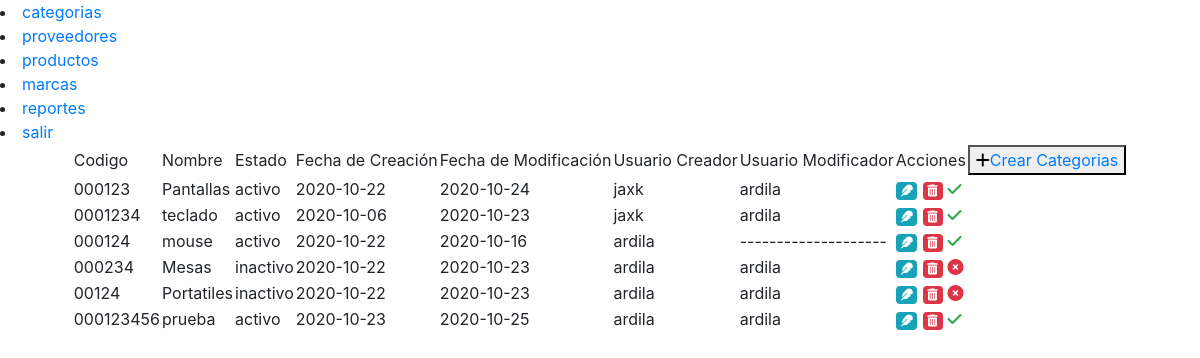
/codigo/pre_consultar_categorias.php (signed in), run on an earlier commit of the app's database.
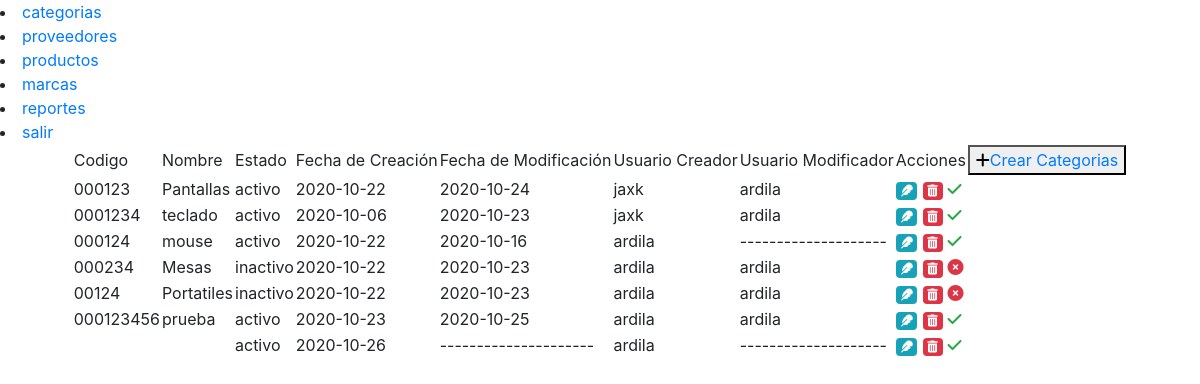
And on a later commit of the database.
### tables this page shows
CREATE TABLE IF NOT EXISTS `categorias` (
  `id_categorias` int(5) NOT NULL AUTO_INCREMENT,
  `codigo_categoria` varchar(15) NOT NULL,
  `fecha_creacion` date NOT NULL,
  `fecha_modificacion` date DEFAULT NULL,
  `usuario_modificacion` varchar(10) NOT NULL,
  `descripcion` varchar(100) NOT NULL,
  `usuario_creacion` varchar(10) NOT NULL,
  `fk_id_estado` varchar(5) NOT NULL,
  PRIMARY KEY (`id_categorias`)
);

### codigo/pre_consultar_categorias.php (the view, shortened to what this page needs)
<!DOCTYPE html>
<html lang="en">
<head>
</head>
<body>
   <div id="banner">
    <?php
    include("banner_admin.php");
    ?>
   </div>
   <div id="body" align="center">
    <table>
    <tr>
        <td>Codigo</td>
        <td>Nombre</td>
        <td>Estado</td>
        <td>Fecha de Creaci&oacute;n</td>
        <td>Fecha de Modificaci&oacuten</td>
        <td>Usuario Creador</td>
        <td>Usuario Modificador</td>
        <td colspan="3">Acciones</td>
        <td><button type="submit"><i class="fas fa-plus"></i><a href="pre_crear_categorias.php">Crear Categorias</a></button></td>
    </tr>
    <?php
    include("conexion.php");
    $consulta="SELECT * FROM categorias";
    if(!$resultado=$db->query($consulta)){
    die('hay un error con la consulta o los datos no existen vuelve a comprobar !!![' . $db->error . ']');
    }
    while($fila=$resultado->fetch_assoc()){
        $bcodigo=stripslashes($fila['codigo_categoria']);
        $bdescripcion=stripslashes($fila['descripcion']);
        $bfecha_creacion=stripslashes($fila['fecha_creacion']);
        $bfecha_modificacion=stripslashes($fila['fecha_modificacion']);
        $busuario_modificacion=stripslashes($fila['usuario_modificacion']);
        $busuario_creacion=stripslashes($fila['usuario_creacion']);
        $bfk_id_estado=stripslashes($fila['fk_id_estado']);
        $bid_categorias=stripslashes($fila['id_categorias']);
        if($bfk_id_estado=="1"){
            $bfk_id_estado='activo';
        }
        if($bfk_id_estado=="2"){
            $bfk_id_estado='inactivo';
        }
        if($bfecha_modificacion==""){
            $bfecha_modificacion="---------------------";
        }
        if($busuario_modificacion==""){
            $busuario_modificacion="--------------------";
        }
        echo "<tr>";
        echo "<td class='id_cat'>$bcodigo</td>";
        echo "<td>$bdescripcion</td>";
        echo "<td>$bfk_id_estado</td>";
        echo "<td>$bfecha_creacion</td>";
        echo "<td>$bfecha_modificacion</td>";
        echo "<td>$busuario_creacion</td>";
        echo "<td>$busuario_modificacion</td>";
        ?>
        <td>
            <a href="#" class="badge badge-info act_btn" cat="<?php echo $bid_categorias; ?>"><i class="fas fa-feather"></i></a>
        </td>
        <td>
            <a href="#" class="badge badge-danger delete_btn"><i class="fas fa-trash-alt"></i></a>
        </td>
        <?php
        if($bfk_id_estado=="activo"){
            echo "<td><a href='neg_cambiar_estado_cat.php?id=$bid_categorias'><i class='fas fa-check text-success'></i></a></td>";
        }
        if($bfk_id_estado=="inactivo"){
            echo "<td><a href='neg_cambiar_estado_cat.php?id=$bid_categorias'><i class='fas fa-times-circle text-danger'></i></a></td>";
        }
        echo "</tr>";
    }
    ?>
 </table>
</div>
</body>
</html>

What changed in the data, as far as the page shows it:
added categorias: fk_id_estado "activo", fecha_creacion "2020-10-26", fecha_modificacion "---------------------", usuario_creacion "ardila", usuario_modificacion "--------------------"
